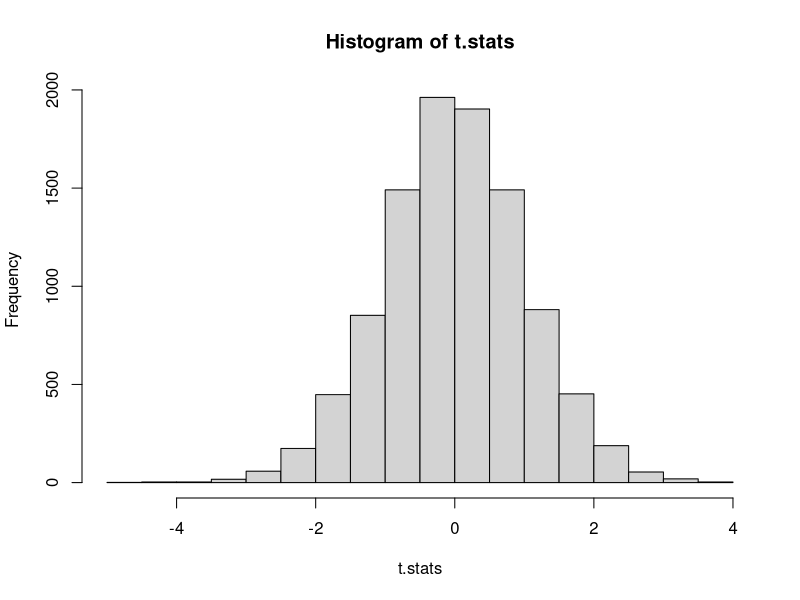

This figure's R source:
## ---- chunk 1
## simulation example
ITER = 10000
nn = 30

t.stats <- pt.vec <- pz.vec <-rep(0,ITER)
for (i in 1:ITER) {
  xx = rnorm(nn, 160,20)
  xbar = mean(xx)
  S = sd(xx)
  t.stats[i] =(xbar-160)/(S/sqrt(nn))
  pt.vec[i] = pt(t.stats[i],nn-1, lower.tail=F)
  pz.vec[i] = pnorm(t.stats[i],lower.tail = F)
  }
head(t.stats)
#error rate
sum(pt.vec < 0.05)/ITER
sum(pz.vec < 0.05)/ITER

## Note that line 20 is too high!

### Sampling distribution of your test statistic:
hist(t.stats)
## ---- chunk 2


# What do you need to change above?
## ---- chunk 3
h0 = 0

ITER = 10000

n = 100
K = 5

# Bonferroni
pmat = matrix(NA, nrow = ITER, ncol = K)

for(i in 1:ITER){
  xmat = matrix(rnorm(K*n, 0,1), nrow = n, ncol = K) ## how much data do you need? 
  TS = colMeans(xmat)/(1/sqrt(n))
  pmat[i,] = pnorm(TS, lower.tail = F)
}

head(pmat)
### Family-wise error rate = 1 - (1-0.05)^K
# K = 5, this = 0.226
# K = 10, this = 0.401

## The multiple testing issue: Calculate the false discovery rate
mean(rowSums(pmat < 0.05) >= 1)

## The Bonferroni Correction factor
# Adjust the line above to apply the Bonferonni Correction factor

## Benjamini Hochberg
newp = apply(pmat, 1, p.adjust, method = "BH")
# Insert a line here to calculate the false discovery rate

###

# Now change K to 100 (you can try K = 50 if your computer is slow)

